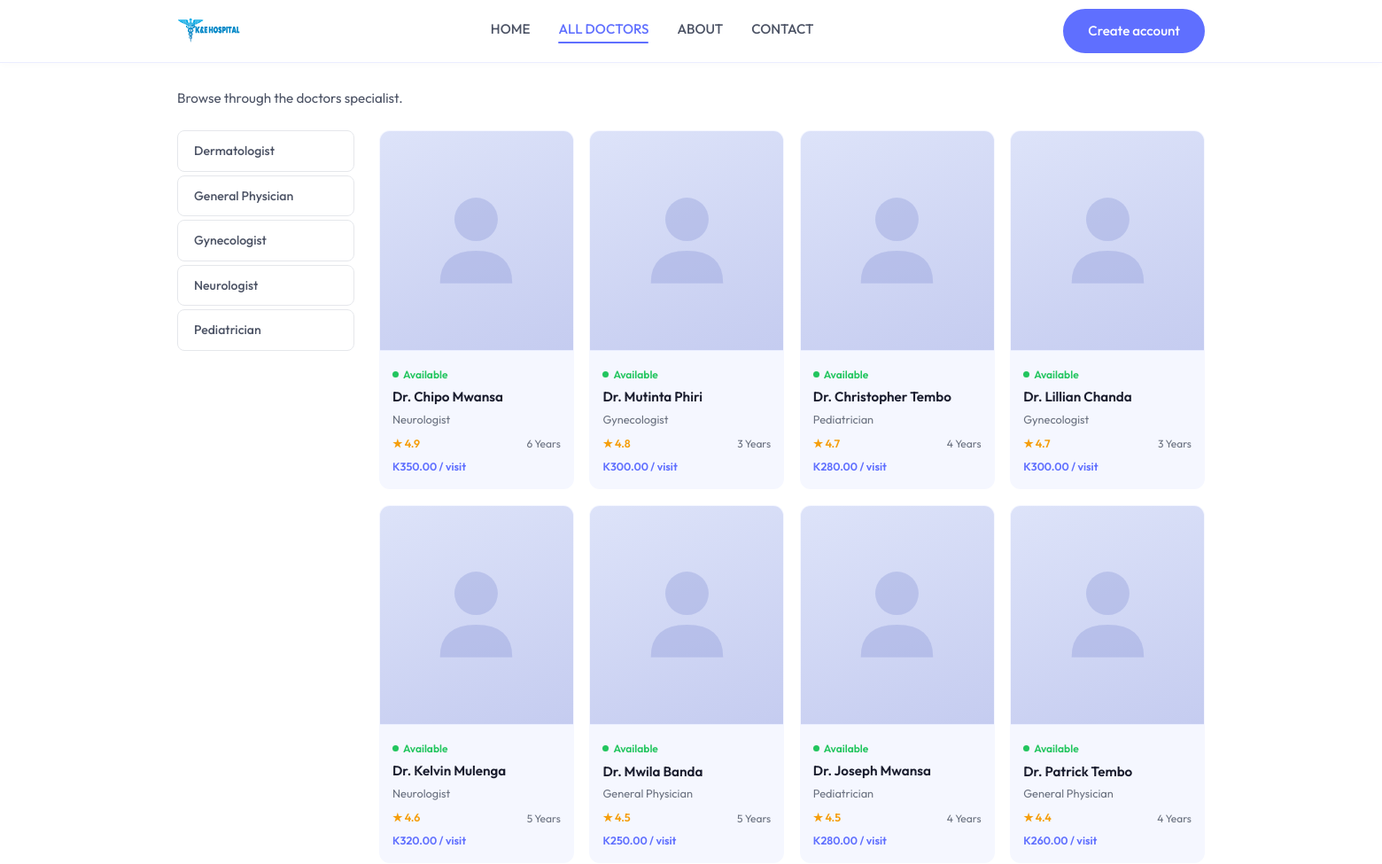
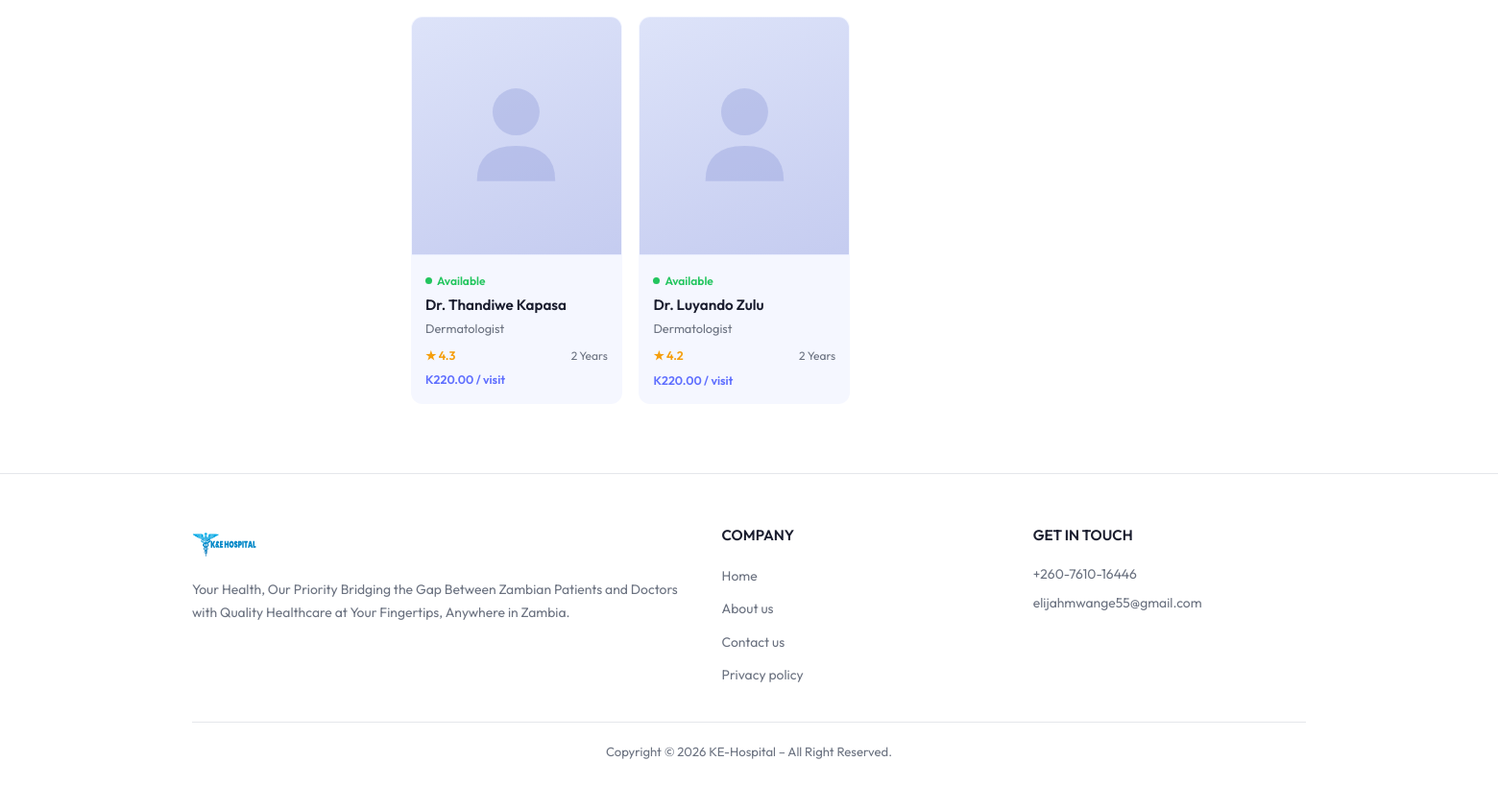
Screenshot of /frontend/Alldoctors.php with the database file from the repository (2 pictures, top to bottom).
### tables this page shows
CREATE TABLE doctors (
    doctor_id VARCHAR(50) PRIMARY KEY,
    name VARCHAR(100) NOT NULL,
    email VARCHAR(100) UNIQUE,
    password VARCHAR(255),  
    profile_image VARCHAR(255) DEFAULT '/frontend/assets/upload_area.png',  
    image_path VARCHAR(255),  
    speciality VARCHAR(100) NOT NULL,
    degree VARCHAR(50) NOT NULL,
    experience VARCHAR(50) NOT NULL,
    about TEXT,
    fees DECIMAL(10, 2) NOT NULL,
    address_line1 VARCHAR(255),
    address_line2 VARCHAR(255),
    consultation_duration INT DEFAULT 30,  
    is_available BOOLEAN DEFAULT TRUE,
    rating DECIMAL(3,2) DEFAULT 0,  
    total_reviews INT DEFAULT 0,
    created_at TIMESTAMP DEFAULT CURRENT_TIMESTAMP,
    updated_at TIMESTAMP DEFAULT CURRENT_TIMESTAMP ON UPDATE CURRENT_TIMESTAMP,
    INDEX idx_speciality (speciality),
    INDEX idx_is_available (is_available),
    INDEX idx_rating (rating)
);

### frontend/Alldoctors.php (the view, shortened to what this page needs)
<?php
$db_host = 'localhost';
$db_name = 'ke_hospital';
$db_user = 'root';
$db_pass = '';
$conn = new mysqli($db_host, $db_user, $db_pass, $db_name);
$conn->set_charset('utf8mb4');
$active = isset($_GET['speciality']) ? trim($_GET['speciality']) : '';
$specialities = [];
$sp_result = $conn->query("SELECT DISTINCT speciality FROM doctors WHERE is_available = 1 ORDER BY speciality ASC");
if ($sp_result) {
    while ($row = $sp_result->fetch_assoc()) {
        $specialities[] = $row['speciality'];
    }
}
if ($active !== '') {
    $stmt = $conn->prepare("
        SELECT doctor_id, name, speciality, profile_image, is_available, rating, experience, fees
        FROM doctors
        WHERE is_available = 1 AND speciality = ?
        ORDER BY rating DESC
    ");
    $stmt->bind_param('s', $active);
    $stmt->execute();
    $result = $stmt->get_result();
} else {
    $result = $conn->query("
        SELECT doctor_id, name, speciality, profile_image, is_available, rating, experience, fees
        FROM doctors
        WHERE is_available = 1
        ORDER BY rating DESC
    ");
}
$doctors = [];
if ($result) {
    while ($row = $result->fetch_assoc()) {
        $doctors[] = $row;
    }
}
?>
<!DOCTYPE html>
<html lang="en">
<head>
</head>
<body>
<header class="navbar">
    <div class="container navbar__inner">
        <a href="index.php" class="navbar__logo">
            <img
                src="assets/logo.svg"
                alt="Prescripto Logo"
                onerror="this.src='https://placehold.co/120x40/5F6FFF/white?text=Prescripto'"
            />
        </a>
        <nav class="navbar__nav">
            <a href="index.php">HOME</a>
            <a href="Alldoctors.php" class="active">ALL DOCTORS</a>
            <a href="about.php">ABOUT</a>
            <a href="contact.php">CONTACT</a>
        </nav>
        <div class="navbar__desktop-btn">
            <a href="login.php" class="btn-primary">Create account</a>
        </div>
    </div>
</header>
<main class="page-body">
    <div class="container">
        <p class="page-intro">Browse through the doctors specialist.</p>
        <div class="doctors-layout">
            <aside class="speciality-sidebar">
                <?php foreach ($specialities as $sp):
                    $is_active = strtolower($active) === strtolower($sp);
                    $href = $is_active
                        ? 'Alldoctors.php'
                        : 'Alldoctors.php?speciality=' . urlencode($sp);
                ?>
                <a
                    href="<?= htmlspecialchars($href) ?>"
                    class="speciality-sidebar__item<?= $is_active ? ' active' : '' ?>"
                >
                    <?= htmlspecialchars($sp) ?>
                </a>
                <?php endforeach; ?>
            </aside>
            <section>
                <div class="doctors-grid">
                    <?php if (empty($doctors)): ?>
                        <div class="empty-state">
                            <svg xmlns="http://www.w3.org/2000/svg" width="64" height="64" viewBox="0 0 24 24" fill="none" stroke="currentColor" stroke-width="1.5" stroke-linecap="round" stroke-linejoin="round"><circle cx="12" cy="8" r="4"/><path d="M4 20c0-4 3.6-7 8-7s8 3 8 7"/></svg>
                            <p>No doctors found<?= $active ? ' for <strong>' . htmlspecialchars($active) . '</strong>' : '' ?>.</p>
                        </div>
                    <?php else: ?>
                        <?php foreach ($doctors as $i => $doc): ?>
                        <a
                            href="appointment.php?doctor_id=<?= urlencode($doc['doctor_id']) ?>"
                            class="doctor-card"
                            style="animation-delay: <?= ($i % 4) * 0.07 ?>s"
                        >
                            <div class="doctor-card__photo-wrap">
                            </div>
                            <div class="doctor-card__body">
                                <?php if ($doc['is_available']): ?>
                                <div class="doctor-card__available">
                                    <span></span> Available
                                </div>
                                <?php endif; ?>
                                <div class="doctor-card__name"><?= htmlspecialchars($doc['name']) ?></div>
                                <div class="doctor-card__specialty"><?= htmlspecialchars($doc['speciality']) ?></div>
                                <div class="doctor-card__meta">
                                    <span class="doctor-card__rating">
                                        &#9733; <?= number_format((float)$doc['rating'], 1) ?>
                                    </span>
                                    <span class="doctor-card__exp"><?= htmlspecialchars($doc['experience']) ?></span>
                                </div>
                                <div class="doctor-card__fees">
                                    K<?= number_format((float)$doc['fees'], 2) ?> / visit
                                </div>
                            </div>
                        </a>
                        <?php endforeach; ?>
                    <?php endif; ?>
                </div>
            </section>
        </div>
    </div>
</main>
<footer class="footer">
    <div class="container">
        <div class="footer__grid">
            <div>
                <div class="footer__brand">
                    <img
                        src="assets/logo.svg"
                        alt="Prescripto"
                        onerror="this.src='https://placehold.co/120x40/5F6FFF/white?text=Prescripto'"
                    />
                </div>
                <p class="footer__desc">Your Health, Our Priority Bridging the Gap Between Zambian Patients and Doctors with Quality Healthcare at Your Fingertips, Anywhere in Zambia.</p>
            </div>
            <div>
                <h4 class="footer__heading">COMPANY</h4>
                <ul class="footer__links">
                    <li><a href="index.php">Home</a></li>
                    <li><a href="about.php">About us</a></li>
                    <li><a href="contact.php">Contact us</a></li>
                    <li><a href="privacy.php">Privacy policy</a></li>
                </ul>
            </div>
            <div>
                <h4 class="footer__heading">GET IN TOUCH</h4>
                <div class="footer__contact">
                    <p>+260-7610-16446</p>
                    <p>elijahmwange55@gmail.com</p>
                </div>
            </div>
        </div>
        <div class="footer__bottom">
            <p>Copyright &copy; <?= date('Y') ?> KE-Hospital – All Right Reserved.</p>
        </div>
    </div>
</footer>
</body>
</html>

### rows the page displays
doctors: is_available 1 (drawn), name "Dr. Chipo Mwansa", speciality "Neurologist", rating "4.9", experience "6 Years", fees "350.00"
doctors: is_available 1 (drawn), name "Dr. Mutinta Phiri", speciality "Gynecologist", rating "4.8", experience "3 Years", fees "300.00"
doctors: is_available 1 (drawn), name "Dr. Christopher Tembo", speciality "Pediatrician", rating "4.7", experience "4 Years", fees "280.00"
doctors: is_available 1 (drawn), name "Dr. Lillian Chanda", speciality "Gynecologist", rating "4.7", experience "3 Years", fees "300.00"
doctors: is_available 1 (drawn), name "Dr. Kelvin Mulenga", speciality "Neurologist", rating "4.6", experience "5 Years", fees "320.00"
doctors: is_available 1 (drawn), name "Dr. Mwila Banda", speciality "General Physician", rating "4.5", experience "5 Years", fees "250.00"
doctors: is_available 1 (drawn), name "Dr. Joseph Mwansa", speciality "Pediatrician", rating "4.5", experience "4 Years", fees "280.00"
doctors: is_available 1 (drawn), name "Dr. Patrick Tembo", speciality "General Physician", rating "4.4", experience "4 Years", fees "260.00"
doctors: is_available 1 (drawn), name "Dr. Thandiwe Kapasa", speciality "Dermatologist", rating "4.3", experience "2 Years", fees "220.00"
doctors: is_available 1 (drawn), name "Dr. Luyando Zulu", speciality "Dermatologist", rating "4.2", experience "2 Years", fees "220.00"

### other values shown
$sp "Dermatologist"
$sp "General Physician"
$sp "Gynecologist"
$sp "Neurologist"
$sp "Pediatrician"
